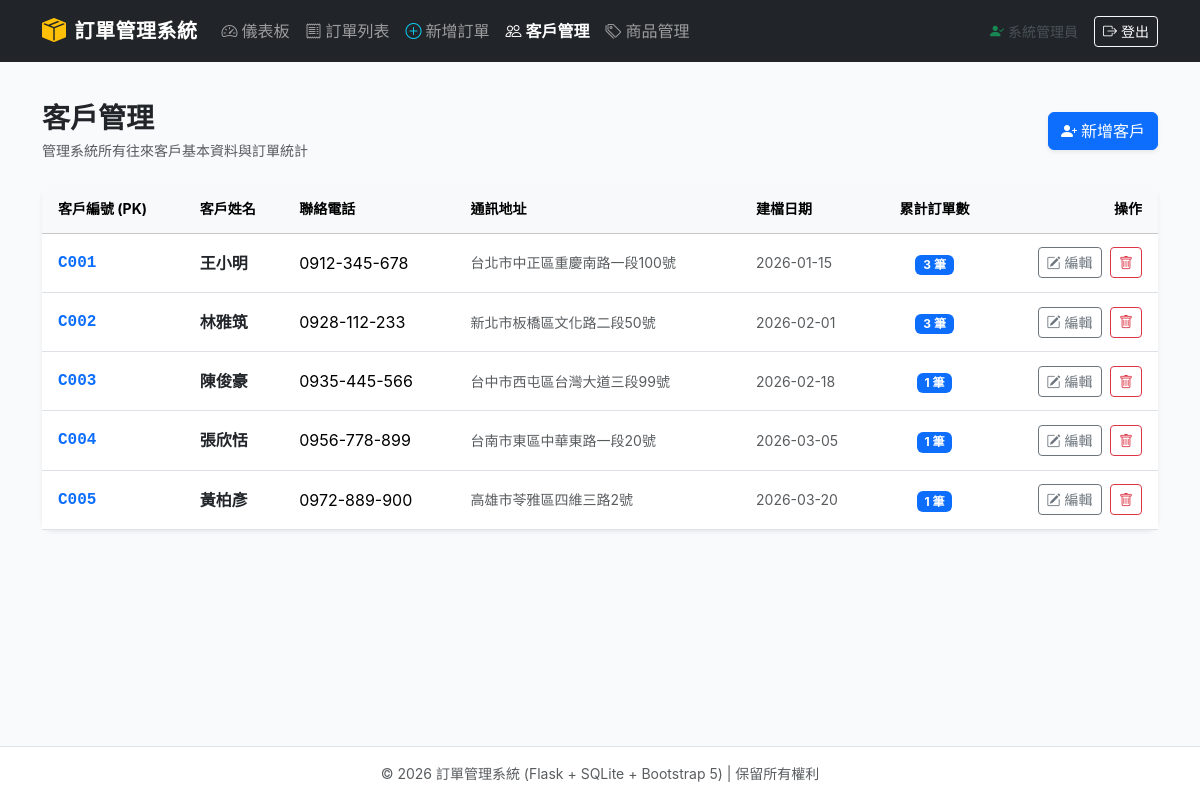
The app's page /customers (signed in) with its own data.
### tables this page shows
CREATE TABLE customer (
        customer_id  TEXT PRIMARY KEY,
        name         TEXT NOT NULL,
        phone        TEXT,
        address      TEXT,
        created_date TEXT NOT NULL
    );

### app.py (the view)
@app.route("/customers")
@admin_required
def customers():
    conn = get_db()
    cursor = conn.cursor()
    cursor.execute("""
    SELECT c.customer_id, c.name, c.phone, c.address, c.created_date,
           COUNT(o.order_id) AS order_count
    FROM customer c
    LEFT JOIN orders o ON c.customer_id = o.customer_id
    GROUP BY c.customer_id
    ORDER BY c.customer_id ASC;
    """)
    customer_list = cursor.fetchall()
    conn.close()
    return render_template("customers.html", customers=customer_list)

### app.py (called while the page is built)
def get_db():
    conn = sqlite3.connect(DB_PATH)
    conn.row_factory = sqlite3.Row
    conn.execute("PRAGMA foreign_keys = ON;")
    return conn

def admin_required(view):
    @functools.wraps(view)
    def wrapped_view(**kwargs):
        if not session.get("logged_in"):
            flash("請先登入管理員帳號以存取後台管理功能。", "warning")
            return redirect(url_for("login", next=request.path))
        if session.get("role") != "admin":
            flash("權限不足：您目前的身份非系統管理員，無法進入後台！", "danger")
            return redirect(url_for("login"))
        return view(**kwargs)
    return wrapped_view

### templates/customers.html (shortened to what this page needs)
{% extends "base.html" %}
{% block content %}
<div class="d-flex justify-content-between align-items-center mb-4">
    <div>
        <h3 class="fw-bold text-dark mb-1">客戶管理</h3>
        <p class="text-muted small mb-0">管理系統所有往來客戶基本資料與訂單統計</p>
    </div>
    <button type="button" class="btn btn-primary shadow-sm" data-bs-toggle="modal" data-bs-target="#newCustomerModal">
        <i class="bi bi-person-plus-fill me-1"></i>新增客戶
    </button>
</div>
<div class="card shadow-sm">
    <div class="card-body p-0">
        <div class="table-responsive">
            <table class="table table-hover align-middle mb-0">
                <thead class="table-light small text-muted">
                    <tr>
                        <th class="ps-3">客戶編號 (PK)</th>
                        <th>客戶姓名</th>
                        <th>聯絡電話</th>
                        <th>通訊地址</th>
                        <th>建檔日期</th>
                        <th class="text-center">累計訂單數</th>
                        <th class="text-end pe-3">操作</th>
                    </tr>
                </thead>
                <tbody>
                    {% for c in customers %}
                    <tr>
                        <td class="ps-3 fw-bold text-primary font-monospace">{{ c.customer_id }}</td>
                        <td class="fw-semibold text-dark">{{ c.name }}</td>
                        <td>{{ c.phone or '-' }}</td>
                        <td class="text-muted small" style="max-width: 250px;">{{ c.address or '-' }}</td>
                        <td class="text-muted small">{{ c.created_date }}</td>
                        <td class="text-center">
                            <span class="badge {% if c.order_count > 0 %}bg-primary{% else %}bg-light text-dark border{% endif %}">
                                {{ c.order_count }} 筆
                            </span>
                        </td>
                        <td class="text-end pe-3 text-nowrap">
                            <button type="button" class="btn btn-sm btn-outline-secondary me-1"
                                    data-bs-toggle="modal" data-bs-target="#editCustomerModal-{{ c.customer_id }}">
                                <i class="bi bi-pencil-square"></i> 編輯
                            </button>
                            <button type="button" class="btn btn-sm btn-outline-danger"
                                    onclick="confirmDeleteCustomer('{{ c.customer_id }}', '{{ c.name }}')">
                                <i class="bi bi-trash"></i>
                            </button>
                        </td>
                    </tr>
                    {% else %}
                    <tr>
                        <td colspan="7" class="text-center text-muted py-5">目前尚無客戶資料</td>
                    </tr>
                    {% endfor %}
                </tbody>
            </table>
        </div>
    </div>
</div>
{% endblock %}

### templates/base.html (style rules this page uses)
:root { --primary-color: #2c3e50; --accent-color: #3498db; --bg-light: #f8fafc; }
body { background-color: var(--bg-light); font-family: -apple-system, BlinkMacSystemFont, "Segoe UI", Roboto, "Helvetica Neue", Arial, "Noto Sans TC", sans-serif; min-height: 100vh; display: flex; flex-direction: column; }
.card { border: none; border-radius: 12px; box-shadow: 0 4px 16px rgba(0, 0, 0, 0.04); transition: all 0.2s ease; }
.table > :not(caption) > * > * { padding: 0.85rem 0.75rem; vertical-align: middle; }

### records on screen
customer: customer_id "C001", name "王小明", phone "0912-345-678", address "台北市中正區重慶南路一段100號", created_date "2026-01-15", order_count "3"
customer: customer_id "C002", name "林雅筑", phone "0928-112-233", address "新北市板橋區文化路二段50號", created_date "2026-02-01", order_count "3"
customer: customer_id "C003", name "陳俊豪", phone "0935-445-566", address "台中市西屯區台灣大道三段99號", created_date "2026-02-18", order_count "1"
customer: customer_id "C004", name "張欣恬", phone "0956-778-899", address "台南市東區中華東路一段20號", created_date "2026-03-05", order_count "1"
customer: customer_id "C005", name "黃柏彥", phone "0972-889-900", address "高雄市苓雅區四維三路2號", created_date "2026-03-20", order_count "1"

### other values on screen
{{ session.get('display_name', '管理員') }} "系統管理員"
